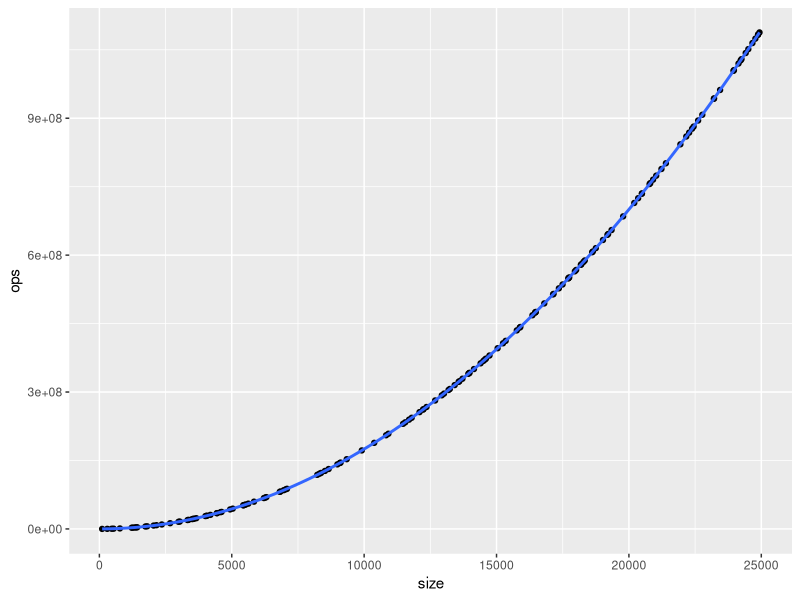
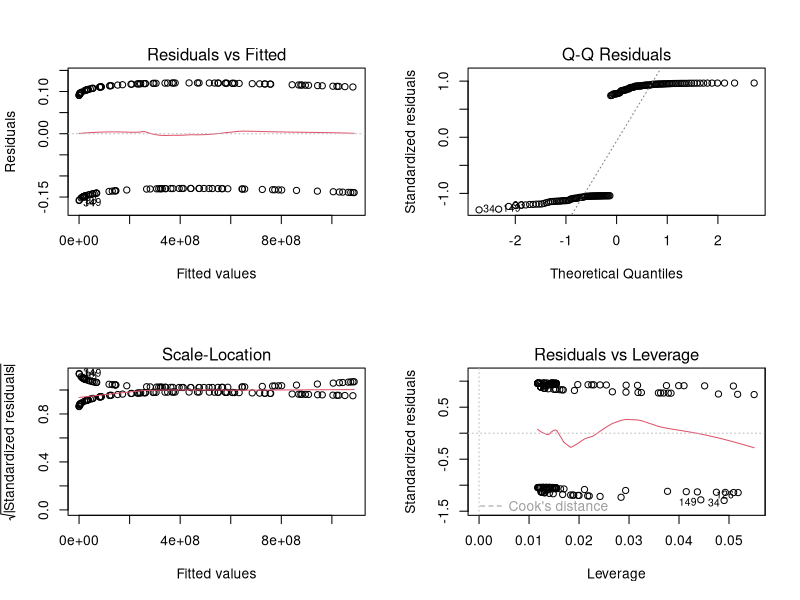
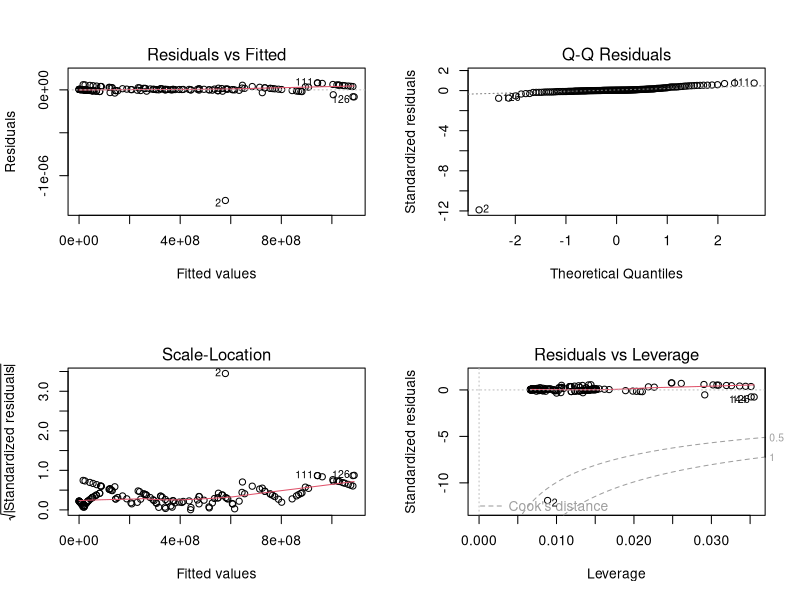
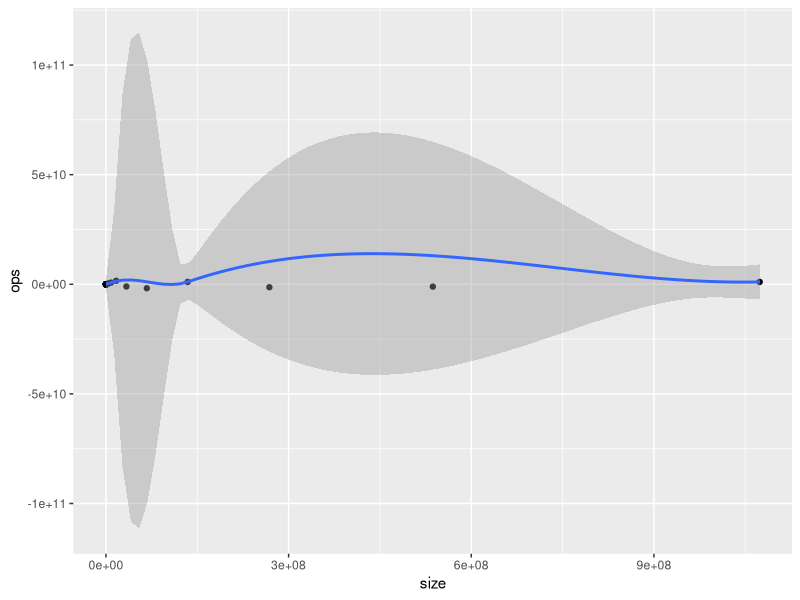
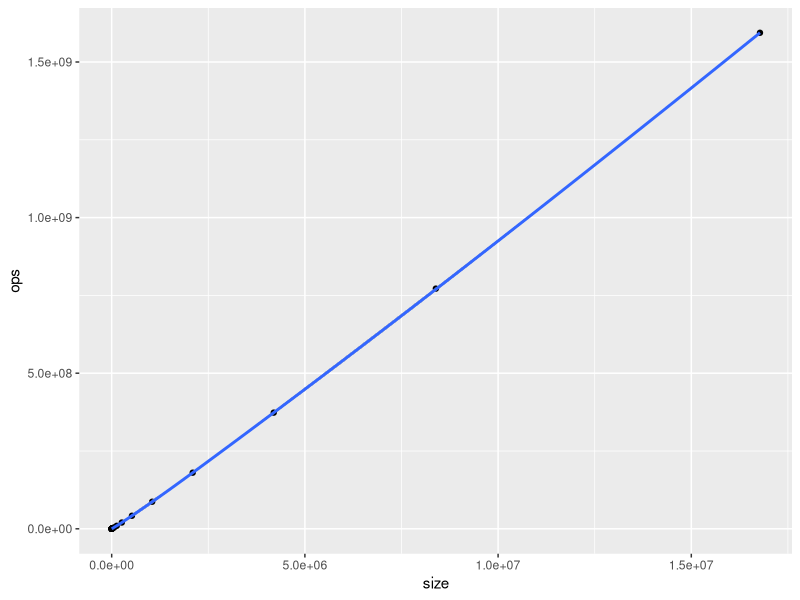
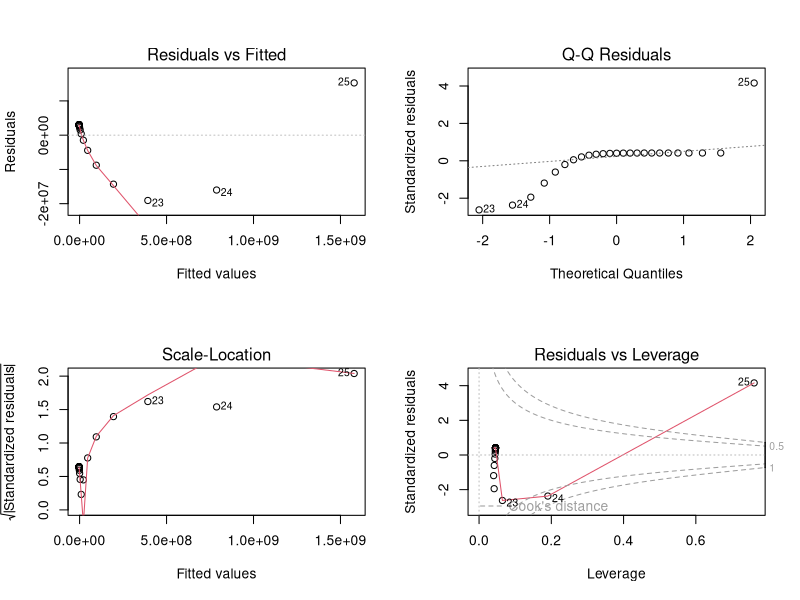
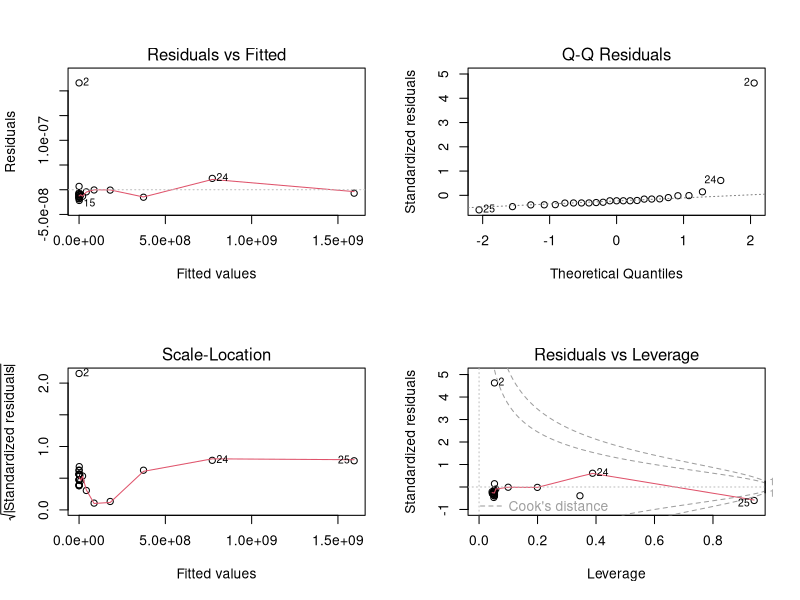
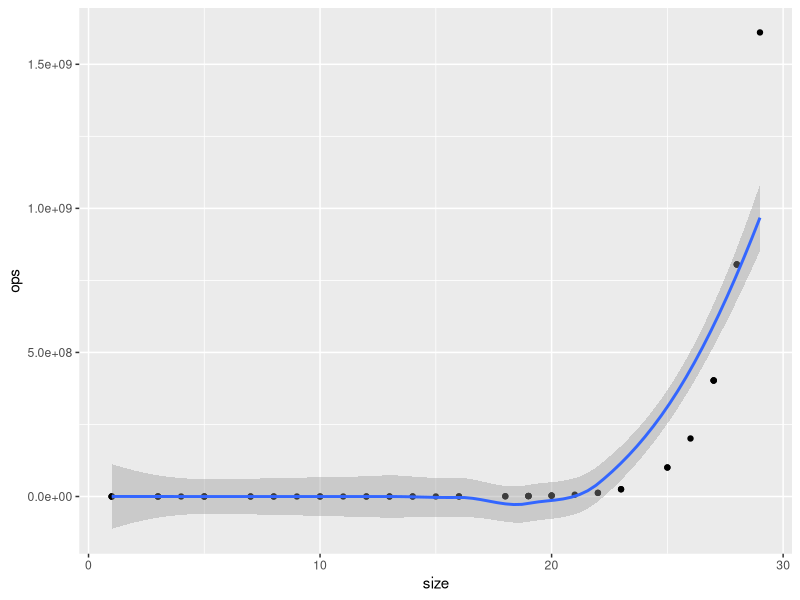

These figures' R source, in order:
## ---- chunk 1
# Also output all codes to a separate file.
knitr::knit_hooks$set(purl = knitr::hook_purl)
# Set global settings.
knitr::opts_chunk$set(echo = TRUE, tidy = TRUE)
# Load libraries.
library(tidyverse)
library(gridExtra)
## ---- chunk 2
dat <- read.csv(file = "../ssort.csv", col.names = c("size", "ops"))
ggplot(dat, aes(x = size, y = ops)) +
  geom_point() +
  geom_smooth()
summary(dat)
## ---- chunk 3
fit <- lm(ops ~ poly(size, 10), data = dat)
summary(fit)
## ---- chunk 4
fit <- lm(ops ~ size + I(size ^ 2), data = dat)
summary(fit)
confint(fit)
par(mfrow = c(2, 2))  # Split the plotting panel into a 2 x 2 grid
plot(fit)  # Plot the model information
par(mfrow = c(1, 1))  # Return plotting panel to 1 section
# Cite: https://drsimonj.svbtle.com/visualising-residuals
## ---- chunk 5
fit <- lm(ops ~ floor(-6 + 5.5*size + 1.75*(size ^ 2)), data = dat)
summary(fit)
confint(fit)
par(mfrow = c(2, 2))
plot(fit)
par(mfrow = c(1, 1))
## ---- chunk 6
rm(dat, fit)
## ---- chunk 7
dat <- read.csv(file = "../pattern.csv", col.names = c("size", "ops"))
ggplot(dat, aes(x = size, y = ops)) +
  geom_point() +
  geom_smooth()
summary(dat)
## ---- chunk 8
tail(dat)

dat <- filter(dat, (ops >= 0) & (size < 1e8))
ggplot(dat, aes(x = size, y = ops)) +
  geom_point() +
  geom_smooth()
## ---- chunk 9
fit <- lm(ops ~ size, data = dat)
summary(fit)
par(mfrow = c(2, 2))
plot(fit)
par(mfrow = c(1, 1))
## ---- chunk 10
fit <- lm(ops ~ size * I(log2(size)), data = dat)
summary(fit)
## ---- chunk 11
fit <- lm(ops ~ size + I(size * log2(size)), data = dat)
fit
confint(fit)
par(mfrow = c(2, 2))
plot(fit)
par(mfrow = c(1, 1))
## ---- chunk 12
rm(dat, fit)
## ---- chunk 13
dat <- read.csv(file = "../lsearch.csv", col.names = c("size", "ops"))
ggplot(dat, aes(x = size, y = ops)) +
  geom_point() +
  geom_smooth()
summary(dat)
## ---- chunk 14
fit <- lm(ops ~ poly(size, 2) * I(2 ^ size), data = dat)
summary(fit)
## ---- chunk 15
fit <- lm(ops ~ I(2 ^ size), data = dat)
fit
par(mfrow = c(2, 2))
plot(fit)
par(mfrow = c(1, 1))
## ---- chunk 16
rm(dat, fit)
## ---- chunk 17
dat <- read.csv(file = "../pow.csv", col.names = c("size", "ops"))
dat <-
  mutate(
    dat,
    oddexp = size %% 2 != 0,
    logSize = log2(size),
    logOps = log2(ops)
  )
ggplot(filter(dat, size < 500), aes(x = size, y = ops, color = oddexp)) +
  geom_point() +
  geom_smooth()
summary(dat)
## ---- chunk 18
ggplot(dat, aes(x = logSize, y = ops, color = oddexp)) +
  geom_point() +
  geom_smooth()
## ---- chunk 19
sodat <- read.csv(file = "../odd_pow.csv", col.names = c("size", "ops"))
sodat <-
  mutate(
    sodat,
    logSize = log2(size),
    logOps = log2(ops)
  )
head(sodat)
summary(sodat)
soplot <- ggplot(sodat, aes(x = logSize, y = ops)) +
  ggtitle("Small dataset (worst odds)") +
  geom_point() +
  geom_smooth()
oplot <- ggplot(filter(dat, oddexp == F), aes(x = logSize, y = ops)) +
  ggtitle("Full dataset (regular odds)") +
  geom_point() +
  geom_smooth()
grid.arrange(soplot, oplot, ncol = 2)
rm(soplot, oplot)
## ---- chunk 20
sofit <- lm(ops ~ logSize, data = sodat)
summary(sofit)
confint(sofit)
## ---- chunk 21
sedat <- read.csv(file = "../even_pow.csv", col.names = c("size", "ops"))
sedat <-
  mutate(
    sedat,
    logSize = log2(size),
    logOps = log2(ops)
  )
head(sedat)
sefit <- lm(ops ~ logSize, data = sedat)
sefit
## ---- chunk 22
newdat <- filter(dat, size < 1e3)
newdat <- 
  mutate(
    newdat,
    lowfit = predict(sefit, newdata = newdat),
    highfit = predict(sofit, newdata = newdat)
  )
ggplot(newdat, aes(x = size, y = ops, color = oddexp)) +
  geom_point() +
  geom_smooth(method = "lm",
              formula = y ~ log2(x)) +
  geom_line(data = newdat, aes(x = size, y = lowfit)) +
  geom_line(data = newdat, aes(x = size, y = highfit))
## ---- chunk 23
rm(sefit, sofit)
mfit.lo <- function(x) { 4*log2(x) + 5 }
mfit.hi <- function(x) { 5*log2(x) + 4 }
newdat$lowfit = mfit.lo(newdat$size)
newdat$highfit = mfit.hi(newdat$size)

ggplot(newdat, aes(x = size, y = ops, color = oddexp)) +
  ggtitle("Low: 4*log2(x)+5, High: 5*log2(x)+4") +
  geom_point() +
  geom_line(data = newdat, aes(x = size, y = lowfit)) +
  geom_line(data = newdat, aes(x = size, y = highfit))
## ---- chunk 24
snewdat <- filter(newdat, size < 30)
ggplot(snewdat, aes(x = size, y = ops, color = oddexp)) +
  ggtitle("Low: 4*log2(x)+5, High: 5*log2(x)+4") +
  geom_point() +
  geom_line(data = snewdat, aes(x = size, y = lowfit)) +
  geom_line(data = snewdat, aes(x = size, y = highfit))

rm(snewdat)
## ---- chunk 25
mfit.hi <- function(x) { 5*log2(x + 1) + 4 }
newdat$highfit = mfit.hi(newdat$size)

snewdat <- filter(newdat, size < 30)
ggplot(snewdat, aes(x = size, y = ops, color = oddexp)) +
  ggtitle("Low: 4*log2(x) + 5, High: 5*log2(x+1) + 4") +
  geom_point() +
  geom_line(data = snewdat, aes(x = size, y = lowfit)) +
  geom_line(data = snewdat, aes(x = size, y = highfit))

rm(snewdat)
## ---- chunk 26
ggplot(newdat, aes(x = size, y = ops, color = oddexp)) +
  ggtitle("Low: 4*log2(x) + 5, High: 5*log2(x+1) + 4") +
  geom_point() +
  geom_line(data = newdat, aes(x = size, y = lowfit)) +
  geom_line(data = newdat, aes(x = size, y = highfit))
## ---- chunk 27
newdat <- dat
newdat <- 
  mutate(
    newdat,
    lowfit = mfit.lo(size),
    highfit = mfit.hi(size)
  )
ggplot(newdat, aes(x = size, y = ops, color = oddexp)) +
  ggtitle("Low: 4*log2(x) + 5, High: 5*log2(x+1) + 4") +
  geom_point() +
  geom_line(data = newdat, aes(x = size, y = lowfit)) +
  geom_line(data = newdat, aes(x = size, y = highfit))
## ---- chunk 28
xdat <- read.csv(file = "../xpow.csv", col.names = c("size", "ops"))
xdat <-
  mutate(
    xdat,
    oddexp = size %% 2 != 0,
    logSize = log2(size),
    logOps = log2(ops),
    lowfit = mfit.lo(size),
    highfit = mfit.hi(size)
  )
ggplot(xdat, aes(x = size, y = ops, color = oddexp)) +
  ggtitle("Low: 4*log2(x) + 5, High: 5*log2(x+1) + 4") +
  geom_point() +
  geom_line(data = xdat, aes(x = size, y = lowfit)) +
  geom_line(data = xdat, aes(x = size, y = highfit))
## ---- chunk 29
filter(newdat, (ops > highfit) | (ops < lowfit))
filter(xdat, (ops > highfit) | (ops < lowfit))
## ---- chunk 30
rm(mfit, newdat)
## ---- chunk 31
read.csv(file = "../ssort.csv")[1:30,]
## ---- chunk 32
head(read.csv(file = "../pattern.csv"), 30)
## ---- chunk 33
head(unique(read.csv(file = "../lsearch.csv")), 30)
## ---- chunk 34
head(dat, 30)
head(sodat, 20)
head(sedat, 20)
tail(xdat, 15)
